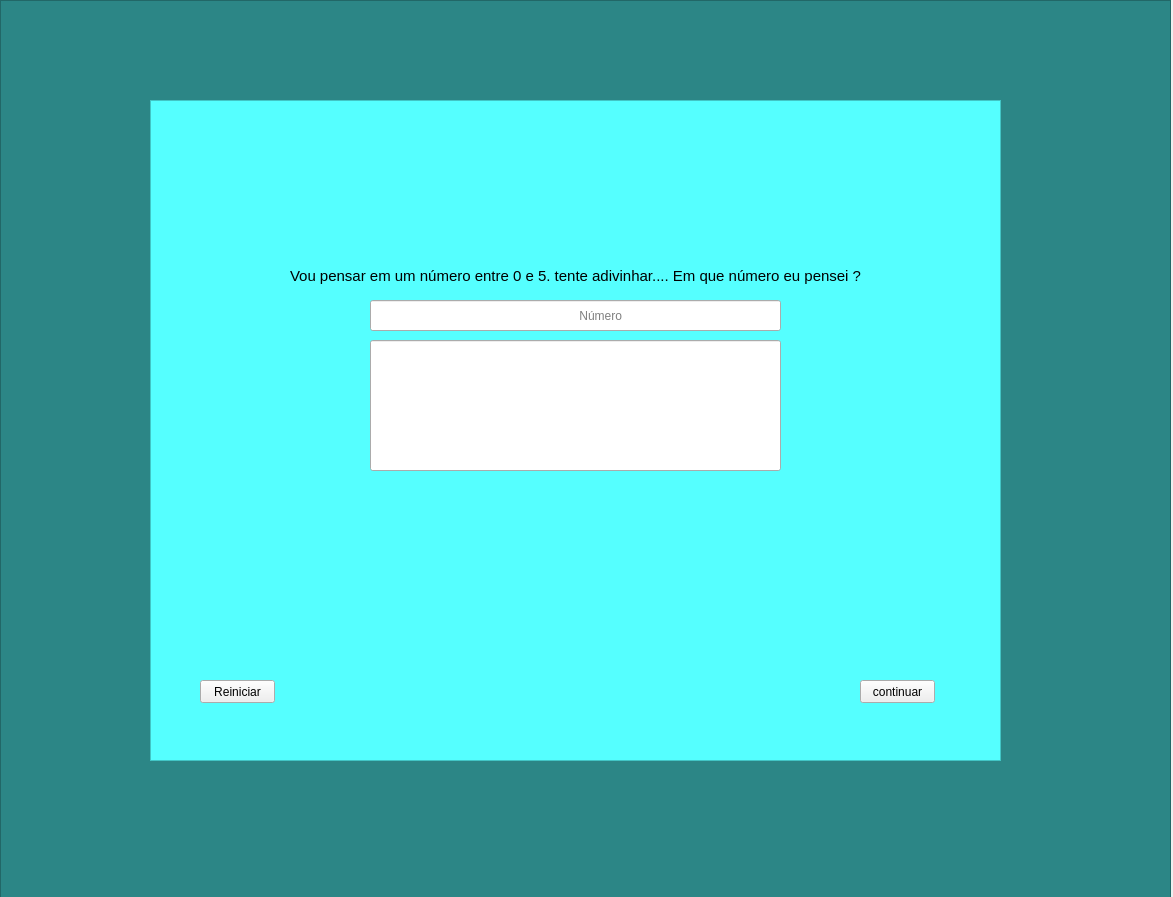
<?xml version="1.0" encoding="UTF-8"?>
<ui version="4.0">
 <class>MainWindow</class>
 <widget class="QMainWindow" name="MainWindow">
  <property name="geometry">
   <rect>
    <x>0</x>
    <y>0</y>
    <width>1173</width>
    <height>897</height>
   </rect>
  </property>
  <property name="windowTitle">
   <string>MainWindow</string>
  </property>
  <widget class="QWidget" name="centralwidget">
   <widget class="QListView" name="listView">
    <property name="geometry">
     <rect>
      <x>0</x>
      <y>0</y>
      <width>1171</width>
      <height>901</height>
     </rect>
    </property>
    <property name="styleSheet">
     <string notr="true">background-color: rgb(44, 134, 134);</string>
    </property>
   </widget>
   <widget class="QListView" name="listView_2">
    <property name="geometry">
     <rect>
      <x>150</x>
      <y>100</y>
      <width>851</width>
      <height>661</height>
     </rect>
    </property>
    <property name="styleSheet">
     <string notr="true">
background-color: rgb(85, 255, 255);</string>
    </property>
   </widget>
   <widget class="QLineEdit" name="lineEdit">
    <property name="geometry">
     <rect>
      <x>370</x>
      <y>300</y>
      <width>411</width>
      <height>31</height>
     </rect>
    </property>
    <property name="text">
     <string/>
    </property>
    <property name="placeholderText">
     <string>                                                              Número</string>
    </property>
   </widget>
   <widget class="QLabel" name="label">
    <property name="geometry">
     <rect>
      <x>290</x>
      <y>240</y>
      <width>601</width>
      <height>71</height>
     </rect>
    </property>
    <property name="font">
     <font>
      <pointsize>11</pointsize>
     </font>
    </property>
    <property name="text">
     <string>Vou pensar em um número entre 0 e 5. tente adivinhar.... Em que número eu pensei ?</string>
    </property>
   </widget>
   <widget class="QLineEdit" name="lineEdit_2">
    <property name="geometry">
     <rect>
      <x>370</x>
      <y>340</y>
      <width>411</width>
      <height>131</height>
     </rect>
    </property>
    <property name="text">
     <string/>
    </property>
   </widget>
   <widget class="QPushButton" name="continuar">
    <property name="geometry">
     <rect>
      <x>860</x>
      <y>680</y>
      <width>75</width>
      <height>23</height>
     </rect>
    </property>
    <property name="text">
     <string>continuar</string>
    </property>
   </widget>
   <widget class="QPushButton" name="Reiniciar">
    <property name="geometry">
     <rect>
      <x>200</x>
      <y>680</y>
      <width>75</width>
      <height>23</height>
     </rect>
    </property>
    <property name="text">
     <string>Reiniciar</string>
    </property>
   </widget>
  </widget>
 </widget>
 <resources/>
 <connections/>
</ui>
